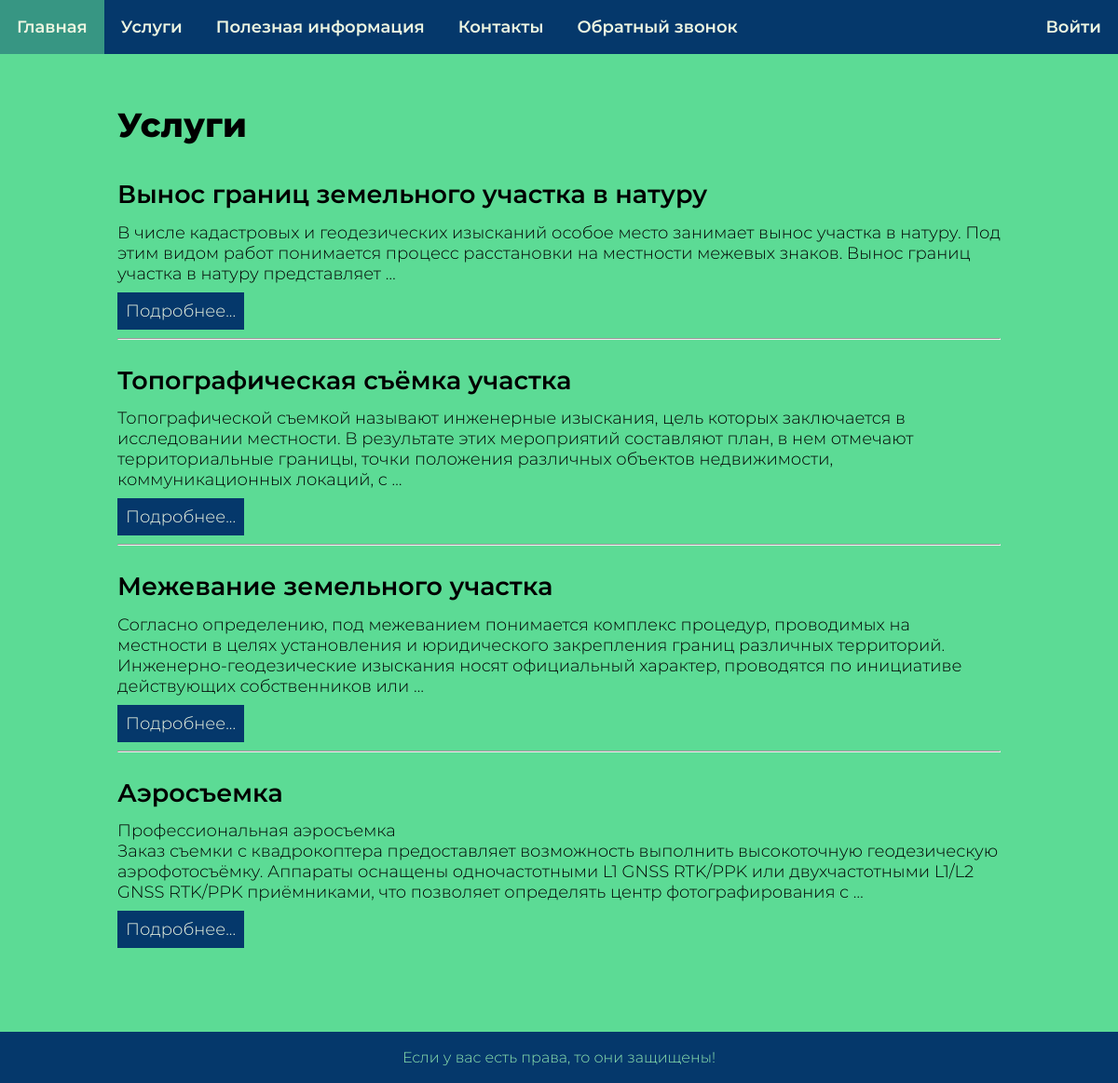
Page /services/ on the committed database.
### geodesy/models.py (models this page shows, shortened)
class MainServices(models.Model):
    name = models.CharField(max_length=255, db_index=True, verbose_name='Категория')
    slug = models.SlugField(max_length=255, unique=True, db_index=True)
    content = models.TextField(blank=True)
    time_create = models.DateTimeField(auto_now_add=True, verbose_name='Время создания')
    time_update = models.DateTimeField(auto_now=True, verbose_name='Время изменения')
    is_published = models.BooleanField(default=True, verbose_name='Статус')
    objects = models.Manager()  # стандартный manager записей
    published = PublishedManager()  # только опубликованные записи manager
    class Meta:
        verbose_name = "Категория услуги"         # отображение в админке
        verbose_name_plural = "Категории услуг"
    def get_absolute_url(self):
        return reverse('service', kwargs={'service_slug': self.slug})

### geodesy/views.py (the view)
# urls.py: path('services/', views.services, name='services'),
def services(request):
    services = MainServices.published.all()     # выбираются все разрешенные записи из модели
    data = {
        'title': 'Услуги',
        'services': services
    }
    return render(request, 'geodesy/services.html', context=data)

### geodesy/context_processors.py (called while the page is built)
def get_geodesy_context(request):
    return {'mainmenu': menu}

### geodesy/models.py (called while the page is built)
    def get_queryset(self):
        return super().get_queryset().filter(is_published=1)

### geodesy/templates/geodesy/services.html
{% extends 'base.html' %}
{% block content %}
<h1>{{title}}</h1>
<ul class="service">
    {% for s in services %}
    <li><h2>{{s.name}}</h2>
        <p>{{ s.content|linebreaks|truncatewords:30 }}</p>
        <p class="link"><a href="{{ s.get_absolute_url }}">Подробнее...</a></p>
        {% if not forloop.last %}
        <hr>
        {% endif %}
    </li>
    {% endfor %}
</ul>
{% endblock %}

### geodesy/static/geodesy/css/styles.css (style rules this page uses)
* { margin: 0; padding: 0; }
body { display: flex; flex-direction: column; min-height: 100vh; font-size: 18px; font-family: "Montserrat-Light"; }
.content>h1 { font-family: "Montserrat-ExtraBold"; padding-bottom: 1em; }
ul.service li { list-style: none; padding-bottom: 1.5em; }
h2 { font-family: "Montserrat-SemiBold"; padding-bottom: 0.5em; }
p.link { padding-bottom: 0.5em; padding-top: 0.5em; }
p.link a { background-color: #05386b; display: inline-block; padding: 0.5em; text-decoration: none; font-family: "Montserrat-Light"; color: #edf5e1; }

### rows in the picture
MainServices: name "Вынос границ земельного участка в натуру", content "В числе кадастровых и геодезических изысканий особое место занимает вынос участка в натуру. Под этим видом работ понимается процесс расстановки на местности межевых знаков. Вынос границ участка в натуру представляет …"
MainServices: name "Топографическая съёмка участка", content "Топографической съемкой называют инженерные изыскания, цель которых заключается в исследовании местности. В результате этих мероприятий составляют план, в нем отмечают территориальные границы, точки положения различных объектов недвижимости, коммуникационных локаций, с …"
MainServices: name "Межевание земельного участка", content "Согласно определению, под межеванием понимается комплекс процедур, проводимых на местности в целях установления и юридического закрепления границ различных территорий. Инженерно-геодезические изыскания носят официальный характер, проводятся по инициативе действующих собственников или …"
MainServices: name "Аэросъемка", content "Профессиональная аэросъемка Заказ съемки с квадрокоптера предоставляет возможность выполнить высокоточную геодезическую аэрофотосъёмку. Аппараты оснащены одночастотными L1 GNSS RTK/PPK или двухчастотными L1/L2 GNSS RTK/PPK приёмниками, что позволяет определять центр фотографирования с …"

### other values in the picture
{{ m.title }} "Услуги" "Полезная информация" "Контакты" "Обратный звонок"
{{ title }} "Услуги"
